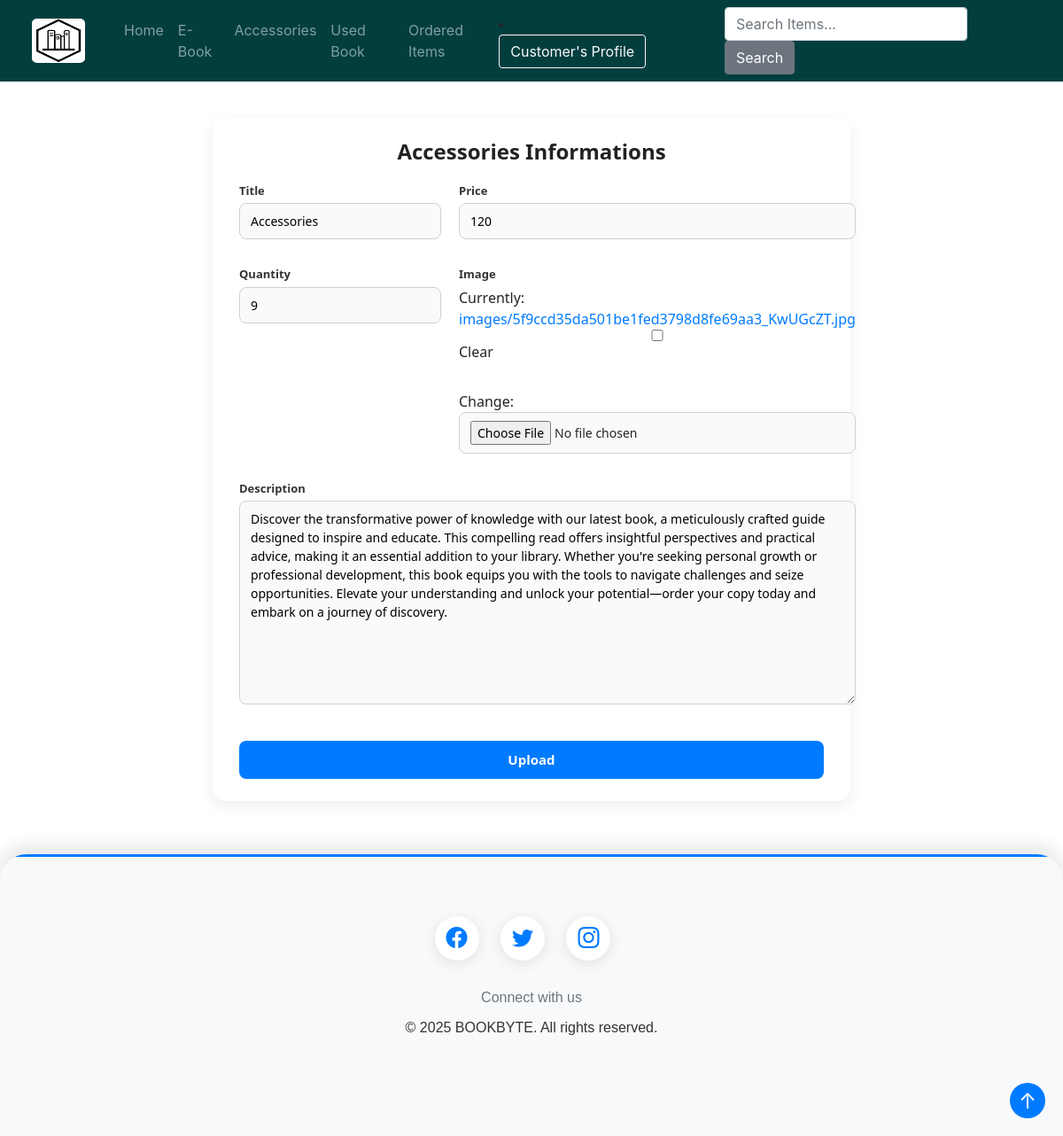
The app's page /update_accessories/3 (signed in) with its own data.
### products/models.py (models this page shows, shortened)
class Accessories(models.Model):
    title = models.CharField(max_length=200, blank=True, null=True)
    description = models.TextField(blank=True, null=True)
    price = models.IntegerField(blank=True, null=True)
    quantity = models.IntegerField(blank=True, null=True)
    image = models.ImageField(upload_to='images/', blank=True, null=True, default='images/default.jpg')
    review_choice = models.ForeignKey('Review', on_delete= models.CASCADE, blank=True, null=True)
    donated_by = models.ForeignKey(User, on_delete=models.SET_NULL, null=True, blank=True)
    date_time = models.DateTimeField(auto_now_add=True, blank=True, null=True)
    sales_count = models.IntegerField(default=0)
    average_rating = models.FloatField(default=0.0)

### products/views.py (the view)
# urls.py: path('update_accessories/<str:id>', b_views.update_accessories, name='update_accessories'),
@login_required
def update_accessories(request, id):
    accessories = Accessories.objects.get(pk=id)
    form = AccessoriesForm(instance=accessories)
    if request.method == 'POST':
        form = AccessoriesForm(request.POST, request.FILES, instance=accessories)
        if form.is_valid():
            form.save()
            return redirect('accessories')
    context = {'form': form}
    return render(request, template_name='upload_accessories.html', context=context)

### products/forms.py
class AccessoriesForm(ModelForm):
    class Meta:
        model = Accessories
        fields = ['title', 'description', 'price', 'quantity', 'image']

### products/templates/upload_accessories.html (shortened to what this page needs)
{% extends 'main.html' %}
{% load static %}
{% block content %}
<link rel="stylesheet" href="{% static 'css/upload_book.css' %}">
<div class="form-container">
    <form action="" method="POST" enctype="multipart/form-data" class="form-card">
        <h2>Accessories Informations</h2>
        <div class="form-grid">
            <div class="form-group">
                <label for="id_title" class="form-label">Title</label>
                {{ form.title }}
            </div>
            <div class="form-group">
                <label for="id_price" class="form-label">Price</label>
                {{ form.price }}
            </div>
            <div class="form-group">
                <label for="id_quantity" class="form-label">Quantity</label>
                {{ form.quantity }}
            </div>
            <div class="form-group">
                <label for="id_image" class="form-label">Image</label>
                {{ form.image }}
            </div>
            <div class="form-group" style="grid-column: span 2;">
                <label for="id_description" class="form-label">Description</label>
                {{ form.description }}
            </div>
        </div>
        <input class="btn-submit" type="submit" value="Upload">
    </form>
</div>
{% endblock %}

### products/templates/navbar.html (shortened to what this page needs)
{% load static %}
<link rel="stylesheet" href="{% static 'css/navbar.css' %}">
<nav class="navbar navbar-expand-lg navbar-dark custom-navbar">
    <a class="navbar-brand" href="{% url 'main' %}">
        <img src="{% static 'images/images (1).png' %}" alt="">
    </a>
    <div class="collapse navbar-collapse" id="navbarSupportedContent" style="margin-left: 20px">
        <ul class="navbar-nav mr-auto">
            <li class="nav-item{% if request.path == '/main/' %} active{% endif %}">
                <a class="nav-link" href="{% url 'main' %}">Home</a>
            </li>
            <li class="nav-item{% if request.path == '/ebook/' %} active{% endif %}">
                <a class="nav-link" href="{% url 'ebook' %}">E-Book</a>
            </li>
            <li class="nav-item{% if request.path == '/accessories/' %} active{% endif %}">
                <a class="nav-link" href="{% url 'accessories' %}">Accessories</a>
            </li>
            <li class="nav-item{% if request.path == '/used_book/' %} active{% endif %}">
                <a class="nav-link" href="{% url 'usedBook' %}">Used Book</a>
            </li>
            <li class="nav-item{% if request.path == '/ordered_items/' %} active{% endif %}">
                <a class="nav-link" href="{% url 'ordered_items' %}">Ordered Items</a>
            </li>
        </ul>
        <li class="nav-item dropdown" style="margin-right: 80px">
            <a class="btn btn-outline-light{% if '/Profile/' in request.path %} active{% endif %}" href="#" id="navbarDropdown" role="button" data-toggle="dropdown" aria-haspopup="true" aria-expanded="false">
                {{ user.username }}'s Profile
            </a>
        </li>
        <form class="form-inline my-2 my-lg-0" action="{% url 'search' %}" method="GET" style="margin-right: 30px">
            <input class="form-control mr-sm-2" type="search" name="q" placeholder="Search Items..." aria-label="Search">
            <button class="btn btn-secondary my-2 my-sm-0" type="submit">Search</button>
        </form>
    </div>
</nav>
<body>
</body>

### static/css/navbar.css (style rules this page uses)
.custom-navbar { background-color: #033E3E; border-top: none !important; transition: all 0.3s ease; }
.navbar-brand img { height: 50px; width: 60px; border-radius: 10%; margin-left: 20px; transition: all 0.3s ease; }
.navbar-nav .nav-link { transition: all 0.3s ease; }
.form-control { transition: all 0.3s ease; }
.btn-secondary { transition: all 0.3s ease; }

### static/css/upload_book.css (style rules this page uses)
.form-container { display: flex; justify-content: center; padding: 40px 20px; }
.form-card { background-color: #ffffff; padding: 25px 30px; width: 100%; max-width: 720px; border-radius: 14px; box-shadow: 0 6px 18px rgba(0, 0, 0, 0.07); font-family: 'Segoe UI', sans-serif; }
.form-card h2 { text-align: center; margin-bottom: 20px; font-size: 24px; color: #222; font-weight: 600; }
.form-grid { display: grid; grid-template-columns: 1fr 1fr; gap: 14px 20px; }
.form-group { display: flex; flex-direction: column; }
.form-label { font-size: 13px; font-weight: 600; color: #333; margin-bottom: 4px; }
.form-group input, .form-group select, .form-group textarea { padding: 9px 12px; border: 1px solid #d0d0d0; border-radius: 8px; font-size: 14px; background-color: #fafafa; transition: all 0.2s ease; }
.form-group textarea { min-height: 80px; resize: vertical; grid-column: span 2; }
.btn-submit { margin-top: 25px; width: 100%; padding: 10px; background-color: #007bff; border: none; color: white; font-size: 15px; font-weight: 600; border-radius: 8px; cursor: pointer; transition: background-color 0.25s ease; }

### records on screen
Accessories: title "Accessories", price "120", quantity "9", description "Discover the transformative power of knowledge with our latest book, a meticulously crafted guide designed to inspire and educate. This compelling read offers insightful perspectives and practical advice, making it an essential addition to your library. Whether you're seeking personal growth or professional development, this book equips you with the tools to navigate challenges and seize opportunities. Elevate your understanding and unlock your potential—order your copy today and embark on a journey of discovery."

### other values on screen
{{ user.username }} "Customer"
